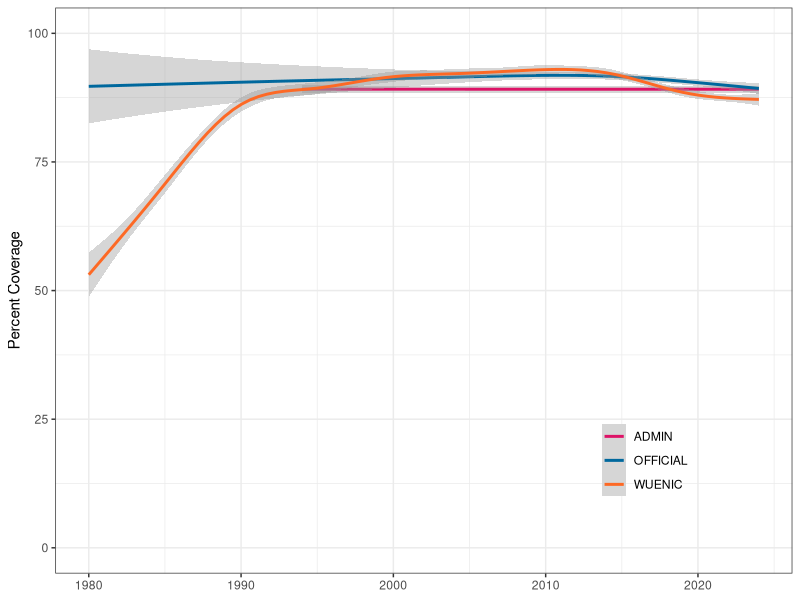
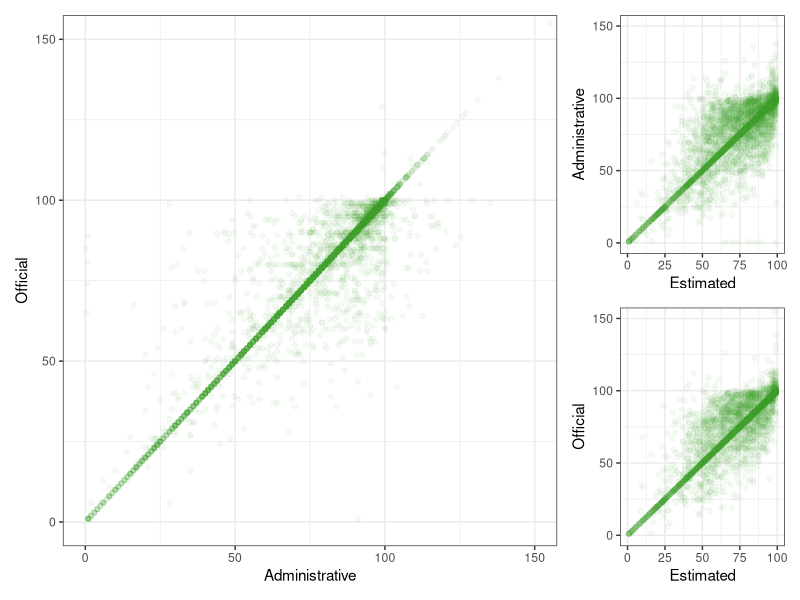

The R script that drew these images, in order:
## ---- chunk 1
#| code-summary: Setup Code

library(tidyverse)
library(readxl)
library(patchwork)
theme_set(theme_bw())

# skip the last row
measles <- read_xlsx("data/03/measles.xlsx", n_max = 44334)
rubella <- read_xlsx("data/03/rubella.xlsx", n_max = 16567)
## ---- chunk 2
#| label: fig-rubella
#| fig-cap: The mean rubella vaccination coverage across time for the three categories of estimate
#| code-summary: Plot Code

ggplot(rubella, aes(x = YEAR, y = COVERAGE, colour = COVERAGE_CATEGORY)) +
  geom_smooth() +
  scale_color_manual(values = c("#DD1367", "#00689D", "#FD6925"),
                     guide = guide_legend(position = "inside")) +
  coord_cartesian(ylim = c(0, 100)) +
  labs(x = NULL, color = NULL, y = "Percent Coverage") +
  theme(legend.position.inside = c(.8, .2),
        legend.background = element_blank())
## ---- chunk 3
#| code-summary: Code to create measles_coverage and rubella_coverage
 
measles_coverage <- measles |>
  select(country_code = CODE,
         country_name = NAME,
         year = YEAR,
         antigen = ANTIGEN,
         coverage = COVERAGE,
         cat = COVERAGE_CATEGORY) |>
  mutate(cat = tolower(cat)) |>
  pivot_wider(names_from = cat, values_from = coverage)
  
rubella_coverage <- rubella |>
  select(country_code = CODE,
         country_name = NAME,
         year = YEAR,
         antigen = ANTIGEN,
         coverage = COVERAGE,
         cat = COVERAGE_CATEGORY) |>
  mutate(cat = tolower(cat)) |>
  pivot_wider(names_from = cat, values_from = coverage)
## ---- chunk 4
#| echo: false
write_csv(measles_coverage, "data/03/measles-coverage.csv")
write_csv(rubella_coverage, "data/03/rubella-coverage.csv")
## ---- chunk 5
#| echo: false
#| label: tbl-measles_coverage
#| tbl-cap: The first rows of measles_coverage
head(measles_coverage)
## ---- chunk 6
#| label: fig-measles-coverage
#| fig-cap: The relationships among administrative, offical, and WHO/UNICEF estimates for measles 
#| code-summary: Plot Code

geom <- geom_point(alpha = 0.05, na.rm = TRUE, color = "#4C9F38")

mcv1 <- filter(measles_coverage, antigen == "MCV1")

ao <- ggplot(mcv1, aes(x = admin, y = official)) +
  geom +
  coord_cartesian(xlim = c(0, 150), ylim = c(0, 150)) +
  labs(x = "Administrative",
       y = "Official")

aw <- ggplot(mcv1, aes(x = wuenic, y = admin)) +
  geom +
  coord_cartesian(xlim = c(0, 100), ylim = c(0, 150)) +
  labs(x = "Estimated",
       y = "Administrative")

ow <- ggplot(mcv1, aes(x = wuenic, y = official)) +
  geom +
  coord_cartesian(xlim = c(0, 100), ylim = c(0, 150)) +
  labs(x = "Estimated",
       y = "Official")

design <- "
  1112
  1112
  1113
  1113
"

ao + aw + ow + plot_layout(design = design)
